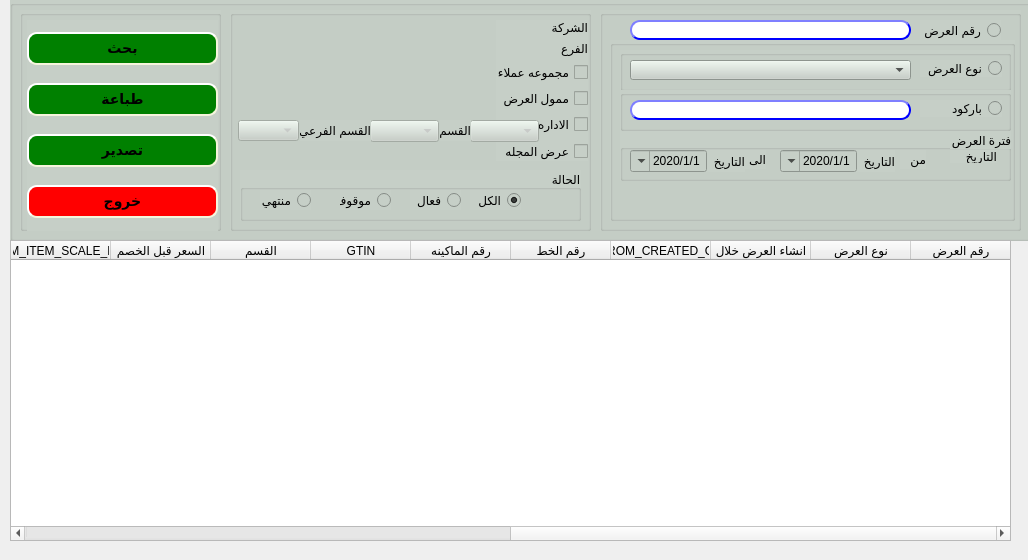
<?xml version="1.0" encoding="UTF-8"?>
<ui version="4.0">
 <class>QForm_prom_display</class>
 <widget class="QWidget" name="QForm_prom_display">
  <property name="geometry">
   <rect>
    <x>0</x>
    <y>0</y>
    <width>1028</width>
    <height>560</height>
   </rect>
  </property>
  <property name="minimumSize">
   <size>
    <width>1028</width>
    <height>560</height>
   </size>
  </property>
  <property name="maximumSize">
   <size>
    <width>1028</width>
    <height>560</height>
   </size>
  </property>
  <property name="windowTitle">
   <string>استعلام عن العروض</string>
  </property>
  <property name="toolTip">
   <string/>
  </property>
  <property name="layoutDirection">
   <enum>Qt::RightToLeft</enum>
  </property>
  <widget class="QWidget" name="gridLayoutWidget">
   <property name="geometry">
    <rect>
     <x>190</x>
     <y>70</y>
     <width>2</width>
     <height>2</height>
    </rect>
   </property>
   <layout class="QGridLayout" name="gridLayout_2"/>
  </widget>
  <widget class="QGroupBox" name="groupBox">
   <property name="geometry">
    <rect>
     <x>10</x>
     <y>0</y>
     <width>1031</width>
     <height>241</height>
    </rect>
   </property>
   <property name="font">
    <font>
     <pointsize>10</pointsize>
     <weight>50</weight>
     <bold>false</bold>
    </font>
   </property>
   <property name="layoutDirection">
    <enum>Qt::LeftToRight</enum>
   </property>
   <property name="styleSheet">
    <string notr="true">
                    background-color: rgb(198, 207, 199);
                </string>
   </property>
   <property name="title">
    <string/>
   </property>
   <widget class="QGroupBox" name="groupBox_3">
    <property name="enabled">
     <bool>true</bool>
    </property>
    <property name="geometry">
     <rect>
      <x>220</x>
      <y>10</y>
      <width>361</width>
      <height>221</height>
     </rect>
    </property>
    <property name="title">
     <string/>
    </property>
    <widget class="QWidget" name="layoutWidget">
     <property name="geometry">
      <rect>
       <x>266</x>
       <y>10</y>
       <width>92</width>
       <height>141</height>
      </rect>
     </property>
     <layout class="QVBoxLayout" name="verticalLayout_2">
      <item>
       <widget class="QLabel" name="label_4">
        <property name="text">
         <string>الشركة</string>
        </property>
       </widget>
      </item>
      <item>
       <widget class="QLabel" name="label_11">
        <property name="text">
         <string>الفرع</string>
        </property>
       </widget>
      </item>
      <item>
       <widget class="QCheckBox" name="QcheckBox_customer_group">
        <property name="layoutDirection">
         <enum>Qt::RightToLeft</enum>
        </property>
        <property name="text">
         <string>مجموعه عملاء</string>
        </property>
       </widget>
      </item>
      <item>
       <widget class="QCheckBox" name="QcheckBox_sponsor_prom">
        <property name="layoutDirection">
         <enum>Qt::RightToLeft</enum>
        </property>
        <property name="text">
         <string>ممول العرض</string>
        </property>
       </widget>
      </item>
      <item>
       <widget class="QCheckBox" name="QcheckBox_department">
        <property name="layoutDirection">
         <enum>Qt::RightToLeft</enum>
        </property>
        <property name="text">
         <string>الاداره</string>
        </property>
       </widget>
      </item>
      <item>
       <widget class="QCheckBox" name="QcheckBox_magazine">
        <property name="layoutDirection">
         <enum>Qt::RightToLeft</enum>
        </property>
        <property name="text">
         <string>عرض المجله</string>
        </property>
       </widget>
      </item>
     </layout>
    </widget>
    <widget class="QGroupBox" name="groupBox_6">
     <property name="geometry">
      <rect>
       <x>10</x>
       <y>160</y>
       <width>341</width>
       <height>51</height>
      </rect>
     </property>
     <property name="layoutDirection">
      <enum>Qt::RightToLeft</enum>
     </property>
     <property name="title">
      <string>الحالة</string>
     </property>
     <widget class="QRadioButton" name="radioBtnPromActive">
      <property name="geometry">
       <rect>
        <x>170</x>
        <y>20</y>
        <width>51</width>
        <height>20</height>
       </rect>
      </property>
      <property name="text">
       <string>فعال</string>
      </property>
     </widget>
     <widget class="QRadioButton" name="radioBtnPromStop">
      <property name="geometry">
       <rect>
        <x>100</x>
        <y>20</y>
        <width>51</width>
        <height>20</height>
       </rect>
      </property>
      <property name="text">
       <string>موقوف</string>
      </property>
     </widget>
     <widget class="QRadioButton" name="radioBtnPromExpired">
      <property name="geometry">
       <rect>
        <x>20</x>
        <y>20</y>
        <width>51</width>
        <height>20</height>
       </rect>
      </property>
      <property name="text">
       <string>منتهي</string>
      </property>
     </widget>
     <widget class="QRadioButton" name="radioBtnPromAll">
      <property name="geometry">
       <rect>
        <x>230</x>
        <y>20</y>
        <width>51</width>
        <height>20</height>
       </rect>
      </property>
      <property name="sizePolicy">
       <sizepolicy hsizetype="Minimum" vsizetype="Minimum">
        <horstretch>0</horstretch>
        <verstretch>0</verstretch>
       </sizepolicy>
      </property>
      <property name="autoFillBackground">
       <bool>false</bool>
      </property>
      <property name="text">
       <string>الكل</string>
      </property>
      <property name="checked">
       <bool>true</bool>
      </property>
     </widget>
    </widget>
    <widget class="QComboBox" name="CMB_level4">
     <property name="geometry">
      <rect>
       <x>-90</x>
       <y>110</y>
       <width>81</width>
       <height>20</height>
      </rect>
     </property>
    </widget>
    <widget class="QComboBox" name="Qcombo_department">
     <property name="enabled">
      <bool>false</bool>
     </property>
     <property name="geometry">
      <rect>
       <x>240</x>
       <y>110</y>
       <width>69</width>
       <height>22</height>
      </rect>
     </property>
     <property name="contextMenuPolicy">
      <enum>Qt::NoContextMenu</enum>
     </property>
    </widget>
    <widget class="QComboBox" name="Qcombo_section">
     <property name="enabled">
      <bool>false</bool>
     </property>
     <property name="geometry">
      <rect>
       <x>140</x>
       <y>110</y>
       <width>69</width>
       <height>22</height>
      </rect>
     </property>
    </widget>
    <widget class="QLabel" name="label_2">
     <property name="geometry">
      <rect>
       <x>210</x>
       <y>110</y>
       <width>31</width>
       <height>21</height>
      </rect>
     </property>
     <property name="layoutDirection">
      <enum>Qt::RightToLeft</enum>
     </property>
     <property name="text">
      <string>القسم</string>
     </property>
    </widget>
    <widget class="QLabel" name="label_5">
     <property name="geometry">
      <rect>
       <x>70</x>
       <y>110</y>
       <width>71</width>
       <height>21</height>
      </rect>
     </property>
     <property name="layoutDirection">
      <enum>Qt::RightToLeft</enum>
     </property>
     <property name="text">
      <string>القسم الفرعي</string>
     </property>
    </widget>
    <widget class="QComboBox" name="Qcombo_classification">
     <property name="enabled">
      <bool>false</bool>
     </property>
     <property name="geometry">
      <rect>
       <x>8</x>
       <y>110</y>
       <width>61</width>
       <height>21</height>
      </rect>
     </property>
    </widget>
   </widget>
   <widget class="QGroupBox" name="groupBox_5">
    <property name="geometry">
     <rect>
      <x>590</x>
      <y>10</y>
      <width>421</width>
      <height>221</height>
     </rect>
    </property>
    <property name="layoutDirection">
     <enum>Qt::RightToLeft</enum>
    </property>
    <property name="title">
     <string/>
    </property>
    <widget class="QLineEdit" name="Qline_promotion">
     <property name="geometry">
      <rect>
       <x>30</x>
       <y>10</y>
       <width>281</width>
       <height>20</height>
      </rect>
     </property>
     <property name="styleSheet">
      <string notr="true">QLineEdit{
                                        background-color: white;
                                        border-style: outset;
                                        border-width: 2px;
                                        border-radius: 10px;
                                        border-color: blue;
                                        min-width: 6em;
                                        }
                                        QLineEdit:hover {
                                        background: qradialgradient(
                                        cx: 0.3, cy: -0.4, fx: 0.3, fy: -0.4,
                                        radius: 1.35, stop: 0 #fff, stop: 1 #bbb
                                        );
                                        }
                                       QLineEdit:pressed {
                                        border-style: inset;
                                        background: qradialgradient(
                                        cx: 0.4, cy: -0.1, fx: 0.4, fy: -0.1,
                                        radius: 1.35, stop: 0 #fff, stop: 1 #ddd
                                        );
                                        }
                                    </string>
     </property>
    </widget>
    <widget class="QGroupBox" name="QgroupBox_prom">
     <property name="enabled">
      <bool>true</bool>
     </property>
     <property name="geometry">
      <rect>
       <x>10</x>
       <y>30</y>
       <width>405</width>
       <height>181</height>
      </rect>
     </property>
     <property name="title">
      <string/>
     </property>
     <widget class="QGroupBox" name="groupBox_2">
      <property name="enabled">
       <bool>true</bool>
      </property>
      <property name="geometry">
       <rect>
        <x>10</x>
        <y>90</y>
        <width>391</width>
        <height>51</height>
       </rect>
      </property>
      <property name="layoutDirection">
       <enum>Qt::RightToLeft</enum>
      </property>
      <property name="title">
       <string>فترة العرض</string>
      </property>
      <widget class="QWidget" name="layoutWidget_2">
       <property name="geometry">
        <rect>
         <x>160</x>
         <y>20</y>
         <width>115</width>
         <height>22</height>
        </rect>
       </property>
       <layout class="QHBoxLayout" name="horizontalLayout">
        <item>
         <widget class="QLabel" name="label_3">
          <property name="text">
           <string>التاريخ</string>
          </property>
         </widget>
        </item>
        <item>
         <widget class="QDateTimeEdit" name="Qdate_from">
          <property name="layoutDirection">
           <enum>Qt::RightToLeft</enum>
          </property>
          <property name="minimumDateTime">
           <datetime>
            <hour>0</hour>
            <minute>0</minute>
            <second>0</second>
            <year>2020</year>
            <month>1</month>
            <day>1</day>
           </datetime>
          </property>
          <property name="displayFormat">
           <string>d/M/yyyy</string>
          </property>
          <property name="calendarPopup">
           <bool>true</bool>
          </property>
         </widget>
        </item>
       </layout>
      </widget>
      <widget class="QLabel" name="label_9">
       <property name="geometry">
        <rect>
         <x>280</x>
         <y>20</y>
         <width>26</width>
         <height>19</height>
        </rect>
       </property>
       <property name="text">
        <string>من</string>
       </property>
      </widget>
      <widget class="QLabel" name="label_10">
       <property name="geometry">
        <rect>
         <x>120</x>
         <y>20</y>
         <width>26</width>
         <height>19</height>
        </rect>
       </property>
       <property name="text">
        <string>الى</string>
       </property>
      </widget>
      <widget class="QWidget" name="layoutWidget_3">
       <property name="geometry">
        <rect>
         <x>10</x>
         <y>20</y>
         <width>115</width>
         <height>22</height>
        </rect>
       </property>
       <layout class="QHBoxLayout" name="horizontalLayout_2">
        <item>
         <widget class="QLabel" name="label_8">
          <property name="text">
           <string>التاريخ</string>
          </property>
         </widget>
        </item>
        <item>
         <widget class="QDateTimeEdit" name="Qdate_to">
          <property name="minimumDateTime">
           <datetime>
            <hour>0</hour>
            <minute>0</minute>
            <second>0</second>
            <year>2020</year>
            <month>1</month>
            <day>1</day>
           </datetime>
          </property>
          <property name="displayFormat">
           <string>d/M/yyyy</string>
          </property>
          <property name="calendarPopup">
           <bool>true</bool>
          </property>
         </widget>
        </item>
       </layout>
      </widget>
      <widget class="QLabel" name="label">
       <property name="geometry">
        <rect>
         <x>330</x>
         <y>20</y>
         <width>47</width>
         <height>13</height>
        </rect>
       </property>
       <property name="text">
        <string>التاريخ</string>
       </property>
      </widget>
     </widget>
     <widget class="QGroupBox" name="groupBox_4">
      <property name="enabled">
       <bool>true</bool>
      </property>
      <property name="geometry">
       <rect>
        <x>10</x>
        <y>10</y>
        <width>391</width>
        <height>41</height>
       </rect>
      </property>
      <property name="layoutDirection">
       <enum>Qt::RightToLeft</enum>
      </property>
      <property name="title">
       <string/>
      </property>
      <widget class="QComboBox" name="Qcombo_promotion">
       <property name="enabled">
        <bool>true</bool>
       </property>
       <property name="geometry">
        <rect>
         <x>10</x>
         <y>10</y>
         <width>281</width>
         <height>20</height>
        </rect>
       </property>
       <property name="layoutDirection">
        <enum>Qt::LeftToRight</enum>
       </property>
       <property name="autoFillBackground">
        <bool>false</bool>
       </property>
       <property name="editable">
        <bool>false</bool>
       </property>
       <property name="duplicatesEnabled">
        <bool>true</bool>
       </property>
       <property name="frame">
        <bool>true</bool>
       </property>
       <property name="modelColumn">
        <number>0</number>
       </property>
      </widget>
      <widget class="QRadioButton" name="radioButton_2">
       <property name="enabled">
        <bool>true</bool>
       </property>
       <property name="geometry">
        <rect>
         <x>300</x>
         <y>10</y>
         <width>82</width>
         <height>17</height>
        </rect>
       </property>
       <property name="text">
        <string>نوع العرض</string>
       </property>
      </widget>
     </widget>
     <widget class="QGroupBox" name="groupBox_7">
      <property name="enabled">
       <bool>true</bool>
      </property>
      <property name="geometry">
       <rect>
        <x>10</x>
        <y>50</y>
        <width>391</width>
        <height>41</height>
       </rect>
      </property>
      <property name="layoutDirection">
       <enum>Qt::RightToLeft</enum>
      </property>
      <property name="title">
       <string/>
      </property>
      <widget class="QLineEdit" name="Qline_promotion_2">
       <property name="geometry">
        <rect>
         <x>10</x>
         <y>10</y>
         <width>281</width>
         <height>20</height>
        </rect>
       </property>
       <property name="styleSheet">
        <string notr="true">QLineEdit{
                                        background-color: white;
                                        border-style: outset;
                                        border-width: 2px;
                                        border-radius: 10px;
                                        border-color: blue;
                                        min-width: 6em;
                                        }
                                        QLineEdit:hover {
                                        background: qradialgradient(
                                        cx: 0.3, cy: -0.4, fx: 0.3, fy: -0.4,
                                        radius: 1.35, stop: 0 #fff, stop: 1 #bbb
                                        );
                                        }
                                       QLineEdit:pressed {
                                        border-style: inset;
                                        background: qradialgradient(
                                        cx: 0.4, cy: -0.1, fx: 0.4, fy: -0.1,
                                        radius: 1.35, stop: 0 #fff, stop: 1 #ddd
                                        );
                                        }
                                    
                                </string>
       </property>
      </widget>
      <widget class="QRadioButton" name="radioBtnPromNum_2">
       <property name="geometry">
        <rect>
         <x>300</x>
         <y>10</y>
         <width>82</width>
         <height>17</height>
        </rect>
       </property>
       <property name="text">
        <string>باركود</string>
       </property>
       <property name="checked">
        <bool>false</bool>
       </property>
       <property name="autoRepeat">
        <bool>false</bool>
       </property>
      </widget>
     </widget>
    </widget>
    <widget class="QRadioButton" name="radioBtnPromNum">
     <property name="geometry">
      <rect>
       <x>320</x>
       <y>10</y>
       <width>81</width>
       <height>20</height>
      </rect>
     </property>
     <property name="layoutDirection">
      <enum>Qt::RightToLeft</enum>
     </property>
     <property name="text">
      <string>رقم العرض</string>
     </property>
     <property name="checkable">
      <bool>true</bool>
     </property>
     <property name="checked">
      <bool>false</bool>
     </property>
    </widget>
   </widget>
   <widget class="QGroupBox" name="groupBox_8">
    <property name="geometry">
     <rect>
      <x>10</x>
      <y>10</y>
      <width>201</width>
      <height>221</height>
     </rect>
    </property>
    <property name="title">
     <string/>
    </property>
    <widget class="QWidget" name="layoutWidget">
     <property name="geometry">
      <rect>
       <x>7</x>
       <y>10</y>
       <width>191</width>
       <height>211</height>
      </rect>
     </property>
     <layout class="QVBoxLayout" name="verticalLayout">
      <item>
       <widget class="QPushButton" name="Qbtn_search">
        <property name="enabled">
         <bool>true</bool>
        </property>
        <property name="sizePolicy">
         <sizepolicy hsizetype="Preferred" vsizetype="Fixed">
          <horstretch>0</horstretch>
          <verstretch>0</verstretch>
         </sizepolicy>
        </property>
        <property name="styleSheet">
         <string notr="true">QPushButton{background-color: green;
                                        border-style: outset;
                                        border-width: 2px;
                                        border-radius: 10px;
                                        border-color: beige;
                                        font: bold 14px;
                                        min-width: 10em;
                                        padding: 6px;}
                                        QPushButton:hover {
                                        background: qradialgradient(
                                        cx: 0.3, cy: -0.4, fx: 0.3, fy: -0.4,
                                        radius: 1.35, stop: 0 #fff, stop: 1 #bbb
                                        );
                                        }
                                        QPushButton:pressed {
                                        border-style: inset;
                                        background: qradialgradient(
                                        cx: 0.4, cy: -0.1, fx: 0.4, fy: -0.1,
                                        radius: 1.35, stop: 0 #fff, stop: 1 #ddd
                                        );
                                        }
                                    </string>
        </property>
        <property name="text">
         <string>بحث</string>
        </property>
       </widget>
      </item>
      <item>
       <widget class="QPushButton" name="Qbtn_print">
        <property name="sizePolicy">
         <sizepolicy hsizetype="Preferred" vsizetype="Fixed">
          <horstretch>0</horstretch>
          <verstretch>0</verstretch>
         </sizepolicy>
        </property>
        <property name="styleSheet">
         <string notr="true">QPushButton{background-color: green;
                                        border-style: outset;
                                        border-width: 2px;
                                        border-radius: 10px;
                                        border-color: beige;
                                        font: bold 14px;
                                        min-width: 10em;
                                        padding: 6px;}
                                        QPushButton:hover {
                                        background: qradialgradient(
                                        cx: 0.3, cy: -0.4, fx: 0.3, fy: -0.4,
                                        radius: 1.35, stop: 0 #fff, stop: 1 #bbb
                                        );
                                        }
                                        QPushButton:pressed {
                                        border-style: inset;
                                        background: qradialgradient(
                                        cx: 0.4, cy: -0.1, fx: 0.4, fy: -0.1,
                                        radius: 1.35, stop: 0 #fff, stop: 1 #ddd
                                        );
                                        }
                                    </string>
        </property>
        <property name="text">
         <string>طباعة</string>
        </property>
       </widget>
      </item>
      <item>
       <widget class="QPushButton" name="Qbtn_exprot">
        <property name="sizePolicy">
         <sizepolicy hsizetype="Preferred" vsizetype="Fixed">
          <horstretch>0</horstretch>
          <verstretch>0</verstretch>
         </sizepolicy>
        </property>
        <property name="font">
         <font>
          <pointsize>-1</pointsize>
          <weight>75</weight>
          <italic>false</italic>
          <bold>true</bold>
         </font>
        </property>
        <property name="styleSheet">
         <string notr="true">QPushButton{background-color: green;
                                        border-style: outset;
                                        border-width: 2px;
                                        border-radius: 10px;
                                        border-color: beige;
                                        font: bold 14px;
                                        min-width: 10em;
                                        padding: 6px;}
                                        QPushButton:hover {
                                        background: qradialgradient(
                                        cx: 0.3, cy: -0.4, fx: 0.3, fy: -0.4,
                                        radius: 1.35, stop: 0 #fff, stop: 1 #bbb
                                        );
                                        }
                                        QPushButton:pressed {
                                        border-style: inset;
                                        background: qradialgradient(
                                        cx: 0.4, cy: -0.1, fx: 0.4, fy: -0.1,
                                        radius: 1.35, stop: 0 #fff, stop: 1 #ddd
                                        );
                                        }
                                    </string>
        </property>
        <property name="text">
         <string>تصدير</string>
        </property>
       </widget>
      </item>
      <item>
       <widget class="QPushButton" name="Qbtn_exit">
        <property name="sizePolicy">
         <sizepolicy hsizetype="Preferred" vsizetype="Fixed">
          <horstretch>0</horstretch>
          <verstretch>0</verstretch>
         </sizepolicy>
        </property>
        <property name="font">
         <font>
          <pointsize>-1</pointsize>
          <weight>75</weight>
          <italic>false</italic>
          <bold>true</bold>
         </font>
        </property>
        <property name="styleSheet">
         <string notr="true">QPushButton{background-color: red;
                                        border-style: outset;
                                        border-width: 2px;
                                        border-radius: 10px;
                                        border-color: beige;
                                        font: bold 14px;
                                        min-width: 10em;
                                        padding: 6px;}
                                        QPushButton:hover {
                                        background: qradialgradient(
                                        cx: 0.3, cy: -0.4, fx: 0.3, fy: -0.4,
                                        radius: 1.35, stop: 0 #fff, stop: 1 #bbb
                                        );
                                        }
                                        QPushButton:pressed {
                                        border-style: inset;
                                        background: qradialgradient(
                                        cx: 0.4, cy: -0.1, fx: 0.4, fy: -0.1,
                                        radius: 1.35, stop: 0 #fff, stop: 1 #ddd
                                        );
                                        }
                                    </string>
        </property>
        <property name="text">
         <string>خروج</string>
        </property>
       </widget>
      </item>
     </layout>
    </widget>
   </widget>
   <zorder>groupBox_5</zorder>
   <zorder>groupBox_8</zorder>
   <zorder>groupBox_3</zorder>
  </widget>
  <widget class="QWidget" name="gridLayoutWidget_4">
   <property name="geometry">
    <rect>
     <x>10</x>
     <y>240</y>
     <width>1001</width>
     <height>301</height>
    </rect>
   </property>
   <layout class="QGridLayout" name="gridLayout_7">
    <item row="0" column="0">
     <widget class="QTableWidget" name="Qtable_promotion">
      <property name="styleSheet">
       <string notr="true"/>
      </property>
      <property name="columnCount">
       <number>18</number>
      </property>
      <column>
       <property name="text">
        <string>رقم العرض</string>
       </property>
      </column>
      <column>
       <property name="text">
        <string>نوع العرض</string>
       </property>
      </column>
      <column>
       <property name="text">
        <string>انشاء العرض خلال</string>
       </property>
      </column>
      <column>
       <property name="text">
        <string>PROM_CREATED_ON</string>
       </property>
      </column>
      <column>
       <property name="text">
        <string>رقم الخط</string>
       </property>
      </column>
      <column>
       <property name="text">
        <string>رقم الماكينه</string>
       </property>
      </column>
      <column>
       <property name="text">
        <string>GTIN</string>
       </property>
      </column>
      <column>
       <property name="text">
        <string>القسم</string>
       </property>
      </column>
      <column>
       <property name="text">
        <string>السعر قبل الخصم</string>
       </property>
      </column>
      <column>
       <property name="text">
        <string>PROM_ITEM_SCALE_FLAG</string>
       </property>
      </column>
      <column>
       <property name="text">
        <string>PROM_GROUP_SCALE_FLAG</string>
       </property>
      </column>
      <column>
       <property name="text">
        <string>PROM_DISCOUNT_FLAG</string>
       </property>
      </column>
      <column>
       <property name="text">
        <string>عدد الاصناف</string>
       </property>
      </column>
      <column>
       <property name="text">
        <string>قيمه الخصم</string>
       </property>
      </column>
      <column>
       <property name="text">
        <string>سعر الصنف</string>
       </property>
      </column>
      <column>
       <property name="text">
        <string>بدايه العرض</string>
       </property>
      </column>
      <column>
       <property name="text">
        <string>نهايه العرض</string>
       </property>
      </column>
      <column>
       <property name="text">
        <string>حاله العرض</string>
       </property>
      </column>
     </widget>
    </item>
   </layout>
  </widget>
 </widget>
 <resources/>
 <connections/>
</ui>
